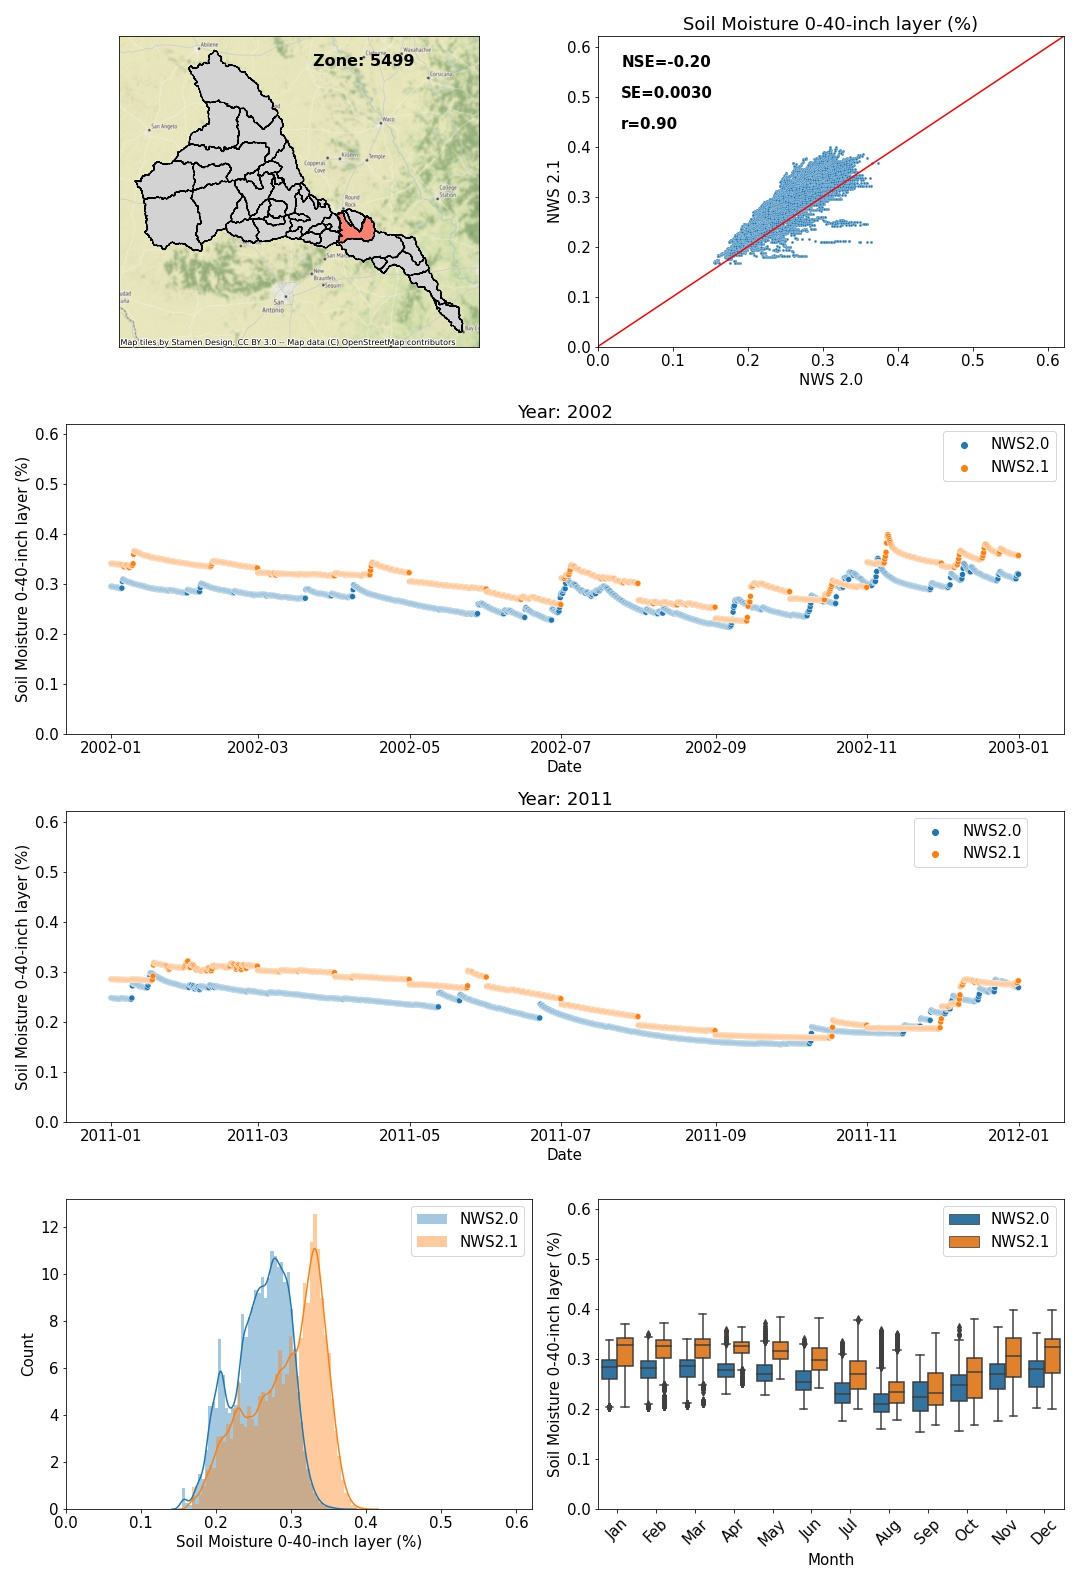

Generate this figure with Python:
# -*- coding: utf-8 -*-
"""
Created on Mon Mar 14 07:16:23 2022

Comparison plot for zone 0-40

@author: sardekani
"""

import matplotlib.pyplot as plt
import matplotlib.gridspec as gridspec
import geopandas as gpd
import pandas as pd
import numpy as np
from datetime import datetime
import contextily as ctx
import scipy as sp
import seaborn as sns
from mpl_toolkits.axes_grid1 import make_axes_locatable 


def nse(predictions, targets):
    return (1-(np.sum((predictions-targets)**2)/np.sum((targets-np.mean(targets))**2)))

direc='P:/2022/LCRA/NWM_SM/0_40layer/'
shp='P:/2022/LCRA/GIS/shp/NewZonesUpdated.shp'
gdb= gpd.read_file(shp) 
gdb = gdb.to_crs(epsg=3857)  

OnlyID_Ar=list(gdb.ProjID.str.slice(2,))
id_no_Ar=list(gdb.ProjID)
id_no_Ar=[x[2:] for x in id_no_Ar]
"""
*****NOTE******
Only data until the end of 2018 have been compared since basin avg values for NWS 2.0 aren't correct/available
"""
d1=datetime(1993,3,1)
d2=datetime(2019,1,1)
date_range=pd.date_range(start=d1,end=d2,freq='1M')
MonthAr=['%02d' % x.month for x in date_range]
YrAr=[str(x.year) for x in date_range]
YrStr=[str(y) for y in list(range(1993,2019))]

monStrAr=['Jan', 'Feb', 'Mar', 'Apr', 'May', 'Jun', 'Jul', 'Aug', 'Sep', 'Oct', 'Nov', 'Dec']

# Load All data and create conitues time series
# del(dfAll1, dfAll2)
for j in range(len(YrAr)):
    infile1=direc+'NWM2_0/'+YrAr[j]+'_'+MonthAr[j]+'.csv'
    df1=pd.read_csv(infile1, parse_dates=[0], index_col=0)
    try:
        dfAll1=pd.concat([dfAll1,df1], axis=0)
    except:
        dfAll1=df1
        
    #Load Basin average based on NWS 2.1
    infile2=direc+'NWM2_1/'+YrAr[j]+'_'+MonthAr[j]+'.csv'
    df2=pd.read_csv(infile2, parse_dates=[0], index_col=0)
    try:
        dfAll2=pd.concat([dfAll2,df2], axis=0)
    except:
        dfAll2=df2

#join the nws2.0 and NWS2.1
dfAll_j=pd.merge(dfAll1,dfAll2, left_index=True, right_index=True) 

dfAll1['source']='NWS2.0'    
dfAll2['source']='NWS2.1'
dfAll_c=pd.concat([dfAll1,dfAll2],axis=0)  
dfAll_c['Month']=dfAll_c.index.strftime('%B')
dfAll_c['Month']=dfAll_c['Month'].str.slice(0,3)
# set categorical order
dfAll_c['Month'] = pd.Categorical(dfAll_c['Month'],
                               categories=monStrAr,
                               ordered=True)

dfAll_c['year']=dfAll_c.index.year
#get the maximum and minimum for each year
df_max=dfAll_c.groupby(['year']).max()
df_min=dfAll_c.groupby(['year']).min()

#Get MaxAll and MinAll
maxS=max(dfAll_c.iloc[:,:-3].max())+0.1
minS=max(min(dfAll_c.iloc[:,:-3].min())-0.1, 0)
    
for i in id_no_Ar:
    col1=i+'_x'
    col2=i+'_y'
       
    # Plot figure with subplots of different sizes
    fig = plt.figure(1,figsize= (15,22))
    plt.rc('font', size=15) 
    # set up subplot grid
    gridspec.GridSpec(4,2)

    # small subplot1
    ax1=plt.subplot2grid((4,2), (0,0), colspan=1, rowspan=1)
    ax1.axes.yaxis.set_visible(False)
    ax1.axes.xaxis.set_visible(False)    
    ax1.annotate("Zone: "+i, xy=(-10920000, 3795000),fontsize=16, fontweight='bold')#, backgroundcolor = "white", alpha = 0.8)
    gdb.plot(facecolor='lightgray', edgecolor="black", ax=ax1, vmin=5, vmax=95, alpha=1)
    gdb[gdb['ProjID']=='SW'+i].plot(facecolor='salmon', edgecolor="black", ax=ax1, vmin=5, vmax=95, alpha=1)
    ctx.add_basemap(ax1)

    # small subplot 1
    ax2=plt.subplot2grid((4,2), (0,1))
    # get the correlation and p-value of regression line
    slope, intercept, r_value, p_value, std_err = sp.stats.linregress(dfAll_j[col1],dfAll_j[col2])
    # NSE
    NSE= nse(dfAll_j[col2], dfAll_j[col1])

    # Get the min and max values for x and y limit value
    # maxS=max(dfAll_j[col1].max(),dfAll_j[col2].max())+0.1
    # minS=max(min(dfAll_j[col1].min(),dfAll_j[col2].min())-0.1, 0)
    ax2.text(0.05, 0.9, 'NSE={:.2f}'.format(NSE),transform=ax2.transAxes, fontweight='bold')
    ax2.text(0.05, 0.8, 'SE={:.4f}'.format(std_err),transform=ax2.transAxes, fontweight='bold')
    ax2.text(0.05, 0.7, 'r={:.2f}'.format(r_value),transform=ax2.transAxes, fontweight='bold')
    ax2.set_xlim([minS, maxS])
    ax2.set_ylim([minS, maxS])
    ax2.plot([0,maxS],[0,maxS], color='r')
    sns.scatterplot(data=dfAll_j,x=col1,y=col2, s=8)
    ax2.set_xlabel('NWS 2.0')
    ax2.set_ylabel('NWS 2.1')
    ax2.set_title("Soil Moisture 0-40-inch layer (%)")
    
    # large subplot 1 (wettest year timeseries)
    wetyr=df_max[[i]].idxmax().values[0]
    dfAll_Wet=dfAll_c[dfAll_c['year']==wetyr]
    dfAll_Wet['Date']=dfAll_Wet.index
    ax3=plt.subplot2grid((4,2), (1,0), colspan=2, rowspan=1)
    sns.scatterplot(x='Date', y=i,data=dfAll_Wet, hue='source', ax=ax3)
    ax3.set_ylim([minS, maxS])
    ax3.set_title('Year: '+str(wetyr))
    ax3.set_ylabel("Soil Moisture 0-40-inch layer (%)")
    ax3.legend(loc='upper right')

    
    # large subplot 2 (driest year timeseries)
    dryyr=df_min[[i]].idxmin().values[0]
    dfAll_dry=dfAll_c[dfAll_c['year']==dryyr]
    dfAll_dry['Date']=dfAll_dry.index
    ax4=plt.subplot2grid((4,2), (2,0), colspan=2, rowspan=1)
    sns.scatterplot(x='Date', y=i,data=dfAll_dry, hue='source', ax=ax4)
    ax4.set_ylim([minS, maxS])
    # ax4.set_xlim([dfAll_dry['Date'].min(),dfAll_dry['Date'].max()])
    ax4.set_title('Year: '+str(dryyr))
    ax4.set_ylabel("Soil Moisture 0-40-inch layer (%)")
    ax4.legend(loc=(0.85,0.82))
    
    
    # small subplot 3
    ax5=plt.subplot2grid((4,2), (3,0))
    sns.distplot(dfAll1[i], label='NWS2.0')
    sns.distplot(dfAll2[i],label='NWS2.1')
    # ax5.xticks (rotation= 90)
    ax5.set_xlabel('Soil Moisture 0-40-inch layer (%)')
    ax5.set_ylabel('Count')
    ax5.legend(loc='upper right')  #
    ax5.set_xlim([minS, maxS])
    
    # small subplot 3
    ax6=plt.subplot2grid((4,2), (3,1))
    sns.boxplot(x='Month', y=i, hue='source', data=dfAll_c)
    ax6.set_ylabel('Soil Moisture 0-40-inch layer (%)')
    ax6.set_ylim([minS, maxS])
    plt.xticks (rotation= 45)
    ax6.legend(loc='best')
    

    # set the spacing between subplots
    plt.subplots_adjust(wspace=0.4, 
                        hspace=0.4)
    
    # fit subplots and save fig
    fig.tight_layout()
    # fig.set_size_inches(w=11,h=7)
    fig_name = 'P:/2022/LCRA/NWM_SM/BasinAvg3/SoilComparison/AllPlotin1/'+i+'_v2.jpg'
    fig.savefig(fig_name)    
        
    
